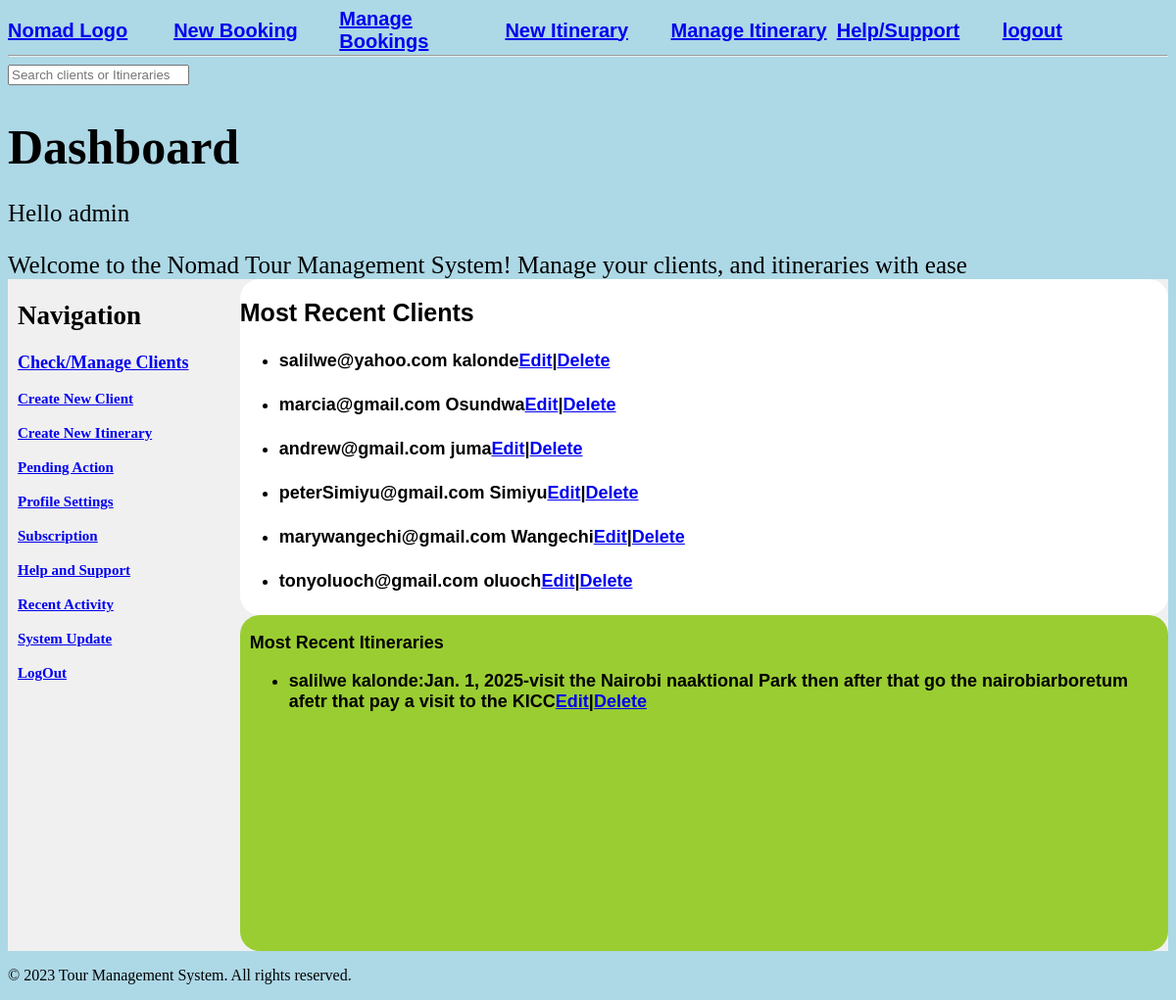
The page /dashboard/ (signed in) on the database its author committed.
### Tour/models.py (models this page shows, shortened)
class Booking(models.Model):
    first_name=models.CharField(max_length=100,default='Unknown')
    last_name=models.CharField(max_length=100,  default='Unknown')
    email=models.EmailField(max_length=100, default='default@example.com')
    phone=models.CharField(max_length=100,  default='0000000000')
    Original_location=models.CharField(max_length=100, default='Unknown')
    destination=models.CharField(max_length=100, default='Unknown')
    departure_date=models.DateField(default='2025-01-01')
    return_date=models.DateField(default='2025-01-01')
    created_at= models.DateTimeField(auto_now_add=True, null=True, blank=True)
    updated_at= models.DateTimeField(auto_now=True, null=True, blank=True)
    class Meta:
        ordering= ['-updated_at', '-created_at']
    def __str__(self):
        return self.first_name + ' ' + self.last_name

class Itinerary(models.Model):
    first_name=models.ForeignKey(Booking, on_delete=models.CASCADE, null=True, blank=True)
    location=models.CharField(max_length=100, default='Unknown')
    activity=models.TextField()
    cost=models.DecimalField(max_digits=10, decimal_places=2 )
    date=models.DateField(default='2025-01-01')
    created_at= models.DateTimeField(auto_now_add=True)
    updated_at= models.DateTimeField(auto_now=True)
    user=models.ForeignKey(User, on_delete=models.CASCADE, null=True, blank=True)
    class Meta:
        ordering= ['updated_at','-created_at']

### Tour/views.py (the view)
# urls.py: path('dashboard/',views.dashboard,name='dashboard'),
@login_required(login_url='login')
def dashboard(request):
    q=request.GET.get('q') if request.GET.get('q') != None else ''
    bookings=Booking.objects.filter(
        Q(email__icontains=q) |
        Q(phone__icontains=q)|
        Q(Original_location__icontains=q)
    )
    itinerary= Itinerary.objects.all()
    context={'bookings':bookings, 'itinerary':itinerary}
    return render(request,'Tour/dashboard.html',context)

### Tour/templates/Tour/dashboard.html (shortened to what this page needs)
{%extends 'main.html'%}
{% block content %}
<div class="intro">
    <form method="GET"  action="{% url 'dashboard' %}">
        <input type="text" name=""q" placeholder="Search clients or Itineraries"/>
    </form>
<p><h1 class="Db"> Dashboard </h1></p>
<p>Hello {{request.user}}</p>
<p class="welcome">Welcome to the Nomad Tour Management System! Manage your clients, and itineraries with ease</p>
</div>
<div class="container">
    <div class="left-column">
        <h2>Navigation</h2>
    <p><a href="{%url 'clientList'%}">Check/Manage  Clients</a> </p>
    <p><small><a href="{% url 'newBooking'%}">Create New Client</a> </small></p>
    <p><small><a href="{% url 'newItinerary'%}">Create New Itinerary</a> </small></p>
    <p><small><a href="{%url 'itinerary'%}">Pending Action</a> </small></p>
    <p><small><a href="#profile">Profile Settings</a> </small></p>
    <p><small><a href="#settings">Subscription</a> </small></p>
    <p><small><a href="#help">Help and Support </a> </small></p>
    <p><small><a href="#activity">Recent Activity</a> </small></p>
    <p><small><a href="#systemUpdate">System Update</a> </small></p>
    <p><small><a href="#logout">LogOut</a> </small></p>
    </div>
    <div class="right-column">
        <div class="top-column">
        <h2 class="recent">Most Recent Clients</h2>
        <ul>
            {% for client in  bookings %}
                <li><h4>{{ client.email }}  {{ client.last_name }}<a href="{% url 'updateBooking' client.id %}">Edit</a>|<a href="{% url 'deleteBooking' client.id %}">Delete </a></h4></li>
            {% endfor %}
        </ul>
        </div>
        <div class="middle-column">
          <p ">Most Recent Itineraries</p>
          <ul>
            {% for itinerary in itinerary %}
                <li>{{ itinerary.first_name }}:{{ itinerary.date }}-{{ itinerary.activity }}<a href="{% url 'updateItinerary' itinerary.id %}">Edit</a>|<a href="{% url 'deleteItinerary' itinerary.id %}">Delete </a></li>
            {% endfor %}
          </ul>
        </div>
    </div>
</div>
{% endblock %}

### templates/main.html (shortened to what this page needs)
<html>
<head>
</head>
</html>
<body>
    <header>
        {%include 'navbar.html'%}
    </header>
    <main>
        {% block content %}
        {% endblock %}
    </main>
    <footer>
        <p>&copy; 2023 Tour Management System. All rights reserved.</p>
    </footer>

### templates/navbar.html (shortened to what this page needs)
<div style="
display:grid;
grid-template-columns:1fr 1fr 1fr 1fr 1fr 1fr 1fr ;
background-color:lightblue;
height :40px;
font-weight:bold;
font-family:Arial;
font-size:20px;
justify-content:space-evenly;
align-items:center;
">
    <div>
    <a href="{% url 'dashboard' %}">Nomad Logo </a>
    </div>
    <div >
        <a href="{% url 'newBooking' %}"> New Booking</a>
   </div>
    <div >
        <a href="{% url 'clientList' %}"> Manage Bookings</a>
    </div>
     <div>
        <a href="{% url 'newItinerary' %}"> New Itinerary</a>
   </div>
    <div>
        <a href="{% url 'itinerary' %}"> Manage Itinerary</a>
    </div>
    <div>
        <a href="{% url 'itinerary' %}">Help/Support
    </a>
    </div>
    <div>
    {% if request.user.is_authenticated %}
   <a href = "{% url 'logout' %}">logout</a>
   {% else %}
    <a href="{% url 'login' %}">Login
    </a>
    {% endif %}
    </div>
</div>
<hr>

### Tour/templates/Tour/dashboard.html (style rules this page uses)
body { background-color:lightblue; }
.welcome { margin-top:0px; margin-bottom:0px; }
.db { margin: top 0px; margin-bottom:0px; }
.intro { background-color:lightblue; margin-bottom:0px; margin-top:0px; border-width:0px; font-size:25px; margin-block-start:0px; }
.container { display:grid; grid-template-columns: 1fr 4fr; font-weight:bold; font-size:15px; margin-top:0px; border-width:0px; background-color:#F0F0F0; }
.right-column { display:grid; grid-template-rows: 1fr 1fr; background-color:#F0F0F0; border-radius:10px; }
.left-column { color:black; font-weight:bold; padding-left:10px; background-color:#F0F0F0; border-radius:20px; font-size:18px; }
.middle-column { background-color:yellowgreen; padding-left:10px; padding-right:20px; border-radius:20px; font-size:18px; font-family:Arial; }
.top-column { background-color:white; border-radius:20px; font-size:18px; font-family:Arial; }
.recent { margin-bottom:0px; padding-bottom:0px; font-family:Arial; font-size:25px; border:none; margin-bottom:0px; }

### rows shown on the page
Booking: email "salilwe@yahoo.com", last_name "kalonde"
Booking: email "marcia@gmail.com", last_name "Osundwa"
Booking: email "andrew@gmail.com", last_name "juma"
Booking: email "peterSimiyu@gmail.com", last_name "Simiyu"
Booking: email "marywangechi@gmail.com", last_name "Wangechi"
Booking: email "tonyoluoch@gmail.com", last_name "oluoch"
Itinerary: first_name "salilwe kalonde", date "Jan. 1, 2025", activity "visit the Nairobi naaktional Park then after that go the nairobiarboretum afetr that pay a visit to the KICC"

### other values the page prints
{{ request.user }} "admin"
